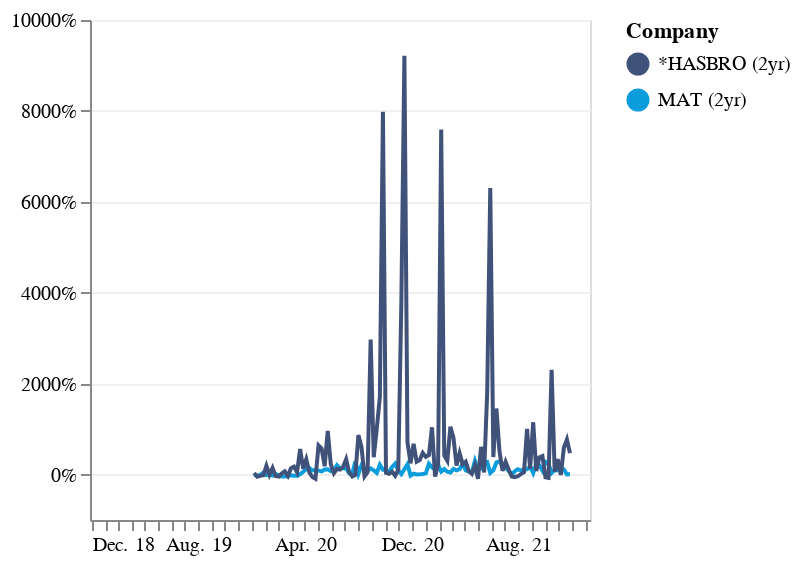

Vega-Lite specification for this chart:
### Vega-Lite specification from a JSON file in a GitHub repository (floating-point values rounded to 4 significant figures; data arrays with more than 128 entries replaced by an {"elided": "..."} marker saying what was removed)
{"data": {"values": {"elided": "302 records"}}, "layer": [{"encoding": {"color": {"field": "ticker_label", "legend": {"title": "Company"}, "scale": {"range": ["#41527a", "#0b9ddb", "#8f0000", "#00b050", "#ff8e32", "#f4ec05", "#afa3fd", "#c5c5c5", "#add8e6", "#ffb6c1", "#90ee90", "#ffa07a", "#e6e6fa", "#b8860b", "#000000"]}}, "tooltip": [{"field": "ticker_label", "title": "Company"}, {"field": "date", "format": "%m/%d/%y", "scale": {"type": "utc"}, "title": "Date", "type": "temporal"}, {"field": "value", "format": ".1%", "title": "Growth", "type": "quantitative"}], "x": {"axis": {"format": "%b. %y", "grid": false, "tickCount": {"interval": "month", "step": 1}, "title": null}, "field": "date", "scale": {"padding": 10}, "timeUnit": {"unit": "yearmonthdate", "utc": true}, "type": "temporal"}, "y": {"axis": {"format": ".5~p", "grid": true, "gridColor": "#f0f0f0", "title": null}, "field": "value", "scale": {"zero": true}, "type": "quantitative"}}, "layer": [{"encoding": {"opacity": {"condition": {"selection": "highlighter", "value": 1}, "value": 0.2}}, "mark": {"color": "#104566", "point": false, "strokeWidth": 2, "type": "line"}, "selection": {"highlighter": {"bind": "legend", "fields": ["ticker_label"], "type": "multi"}}}, {"encoding": {"opacity": {"condition": {"selection": "label", "value": 1}, "value": 0}}, "mark": {"clip": true, "type": "point"}, "selection": {"label": {"empty": "none", "encodings": ["x", "y"], "nearest": true, "on": "mouseover", "type": "single"}}}]}, {"layer": [{"encoding": {"x": {"aggregate": "min", "field": "date", "type": "temporal"}}, "mark": {"color": "gray", "opacity": 0, "type": "rule"}}, {"encoding": {"text": {"field": "value", "format": ".1%", "type": "quantitative"}, "x": {"field": "date", "type": "temporal"}, "y": {"field": "value", "type": "quantitative"}}, "layer": [{"mark": {"align": "left", "dx": 5, "dy": -5, "stroke": "white", "strokeWidth": 2, "type": "text"}}, {"encoding": {"color": {"field": "ticker_label", "type": "nominal"}}, "mark": {"align": "left", "dx": 5, "dy": -5, "type": "text"}}]}], "transform": [{"filter": {"selection": "label"}}]}], "title": {"subtitle": "", "text": ""}, "width": 250, "height": 250}
